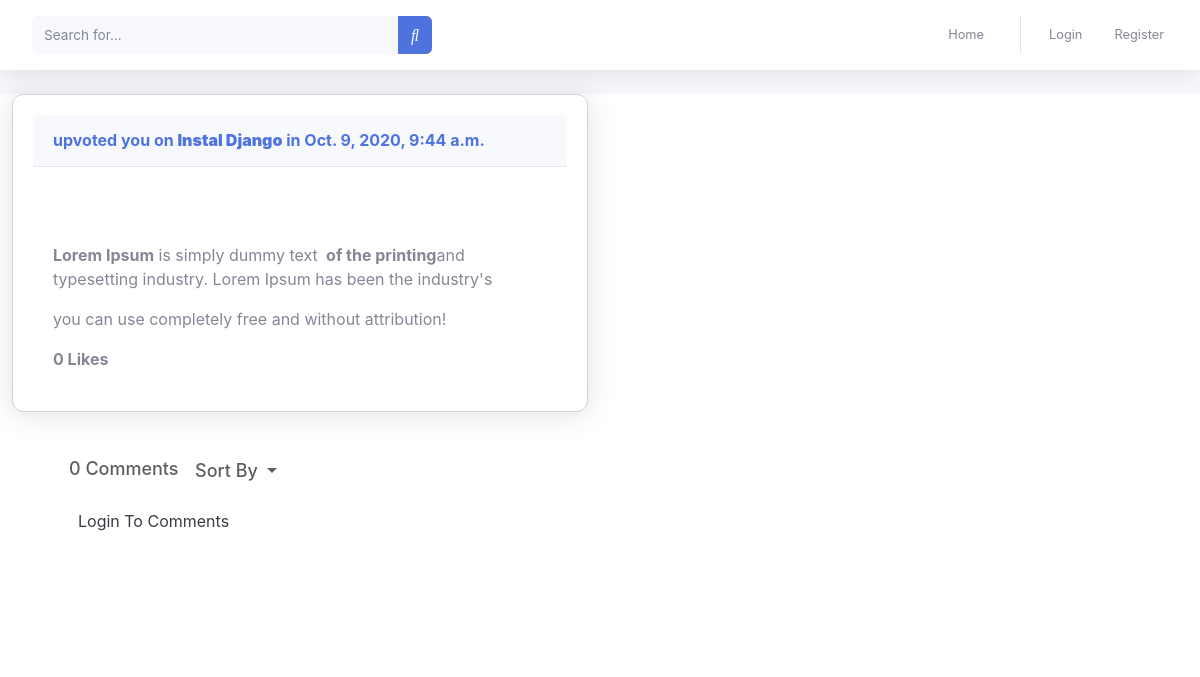
/6/, run on the app's committed database.
### TopicComment/models.py (models this page shows, shortened)
class Topic(models.Model):
	user       = models.ForeignKey(User, related_name='user', on_delete=models.CASCADE  )
	topc_title = models.CharField(max_length=100)
	content    = RichTextField(blank=True, null=True)
	created_at = models.DateTimeField(auto_now=True)
	update_at  = models.DateTimeField(auto_now_add=True)
	like      = models.ManyToManyField(User,default=None,blank=True,)
	image = models.ImageField(upload_to='imageTopic/',null=True)

### TopicComment/views.py (the view)
# urls.py: path('<int:id>/',topic_details,name='topic_details'),
def topic_details(request,id):
	user = request.user
	topc_title = Topic.objects.get(id=id)
	comments = Comments.objects.filter(topc_title=topc_title,reply=None).order_by('-id')
	total_comments = comments.count()
	if request.method == 'POST':
		form = CommentForm(request.POST)
		if form.is_valid():
			myform = form.save(commit=False)
			reply_id = request.POST.get('comments_id')
			comment_qs = None
			if reply_id:
				comment_qs = Comments.objects.get(id=reply_id)
			myform.reply=comment_qs
			myform.userComment = request.user
			myform.topc_title = topc_title
			myform.save()
	else:
		form = CommentForm()
	return render(request,'topic/topic_details.html',{'topc_title':topc_title,'comments':comments,'form':form,'total_comments':total_comments})

### TopicComment/forms.py
class CommentForm(forms.ModelForm):
	comments = forms.CharField(widget=CKEditorWidget())
	comments = forms.CharField(label='', widget = forms.Textarea(attrs={'class':'from-control','placeholder':'Text here ','rows':'4', 'cols':'40'}))
	class Meta:
		model= Comments
		fields = ['comments']

### TopicComment/templates/topic/topic_details.html (shortened to what this page needs)
{% extends 'main.html' %}
{% load static %}
{% load bootstrap4 %}
{% block content %}
<div class="col-lg-6 mb-4">
  <div class="card shadow mb-4 ">
      <div class="card-header py-3">
          <h6 class="m-0 font-weight-bold text-primary"> {{topic.user}} upvoted you on <a href=""><strong>{{topc_title.topc_title}}</strong></a> in   {{topc_title.created_at}} </h6>
      </div>
          <div class="card-body">
                  <div class="text-center">
                  </div>
                  <p>{{topc_title.content| safe}}you can use completely free and without attribution!</p>
                  <strong>{{topc_title.like.all.count}} Likes</strong>
          </div>
  </div>
</div>
<div class="container">
  <div class="row">
    <div class="col-12">
      <div class="comments">
        <div class="comments-details">
          <span class="total-comments comments-sort">{{total_comments}} Comments</span>
          <span class="dropdown">
              <button type="button" class="btn dropdown-toggle" data-toggle="dropdown">Sort By </button>
          </span>
        </div>
{% if user.is_authenticated %}
        <form method="POST" action="" enctype="multipart/form-data">
                         {% csrf_token %}
        <div class="comment-box add-comment">
          <span class="commenter-pic">
            <img src="{{ profile.image_url|default_if_none:'#' }}" class="img-fluid">
          </span>
          <span class="commenter-name">
             <input type="hidden" name="comments_id" value="{{comments.id}}" >
            <input type="hidden" placeholder="Add a public comment" name="Add Comment">
            {{ form.media }}
          {% bootstrap_form form %}
            <button type="submit" class="btn btn-default">Comment</button>
          </span>
        </div>
      </form>
      {% else %}
       <span class="total-comments comments-sort"><a href="{% url 'accounts:login' %}" class="dropdown-item">Login To Comments </a></span>
      {% endif %}
<br>
<br>
      </div>
    </div>
  </div>
</div>
{% endblock %}

### static/css/style.css (style rules this page uses)
.card { position: relative; display: flex; padding: 20px; flex-direction: column; min-width: 0; word-wrap: break-word; background-color: #fff; background-clip: border-box; border: 1px solid #d2d2dc; border-radius: 11px; -webkit-box-shadow: 0px 0px 5px 0px rgb(249, 249, 250); -moz-box-shadow: 0px 0px 5px 0px rgba(212, 182, 212, 1); box-shadow: 0px 0px 5px 0px rgb(161, 163, 164) }
.comments-details button.btn.dropdown-toggle, .comments-details .total-comments { font-size: 18px; font-weight: 500; color: #5e5e5e; }
.comments-details { padding: 15px 15px; }
.comments button { background-color: transparent; border: none; }

### templates/main.html (style rules this page uses)
.comments-details button.btn.dropdown-toggle, .comments-details .total-comments { font-size: 18px; font-weight: 500; color: #5e5e5e; }
.comments-details { padding: 15px 15px; }
.comments button { background-color: transparent; border: none; }

### data on the page
Topic: topc_title "Instal Django", created_at "Oct. 9, 2020, 9:44 a.m.", content "Lorem Ipsum is simply dummy text of the printing and typesetting industry. Lorem Ipsum has been the industry's", like.all.count "0"

### other printed values
{{ total_comments }} "0"
